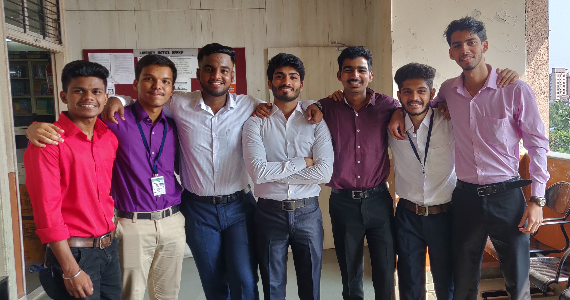
#> input picture IMG_20191005_102322.png, 570 x 300 px, given in place of IMG_20191005_102322.jpg, which was not available
$ jupyter execute Image_to_Sketch.ipynb   (text cells are left out)
#> lines starting #> are read from the running program, lines starting #| are printed output that depends on the picture; pictures that were not available may be replaced by others from this repository, and a replacement may not be noted
[cell 1]
from google.colab.patches import cv2_imshow

[cell 2]
import cv2

[cell 3]
from google.colab import drive
drive.mount('/content/drive')

[cell 4]
img = cv2.imread('/content/drive/MyDrive/IMG_20191005_102322.jpg', 1)
#> img is the input picture: shape (300, 570, 3); mean B, G, R 99.5, 94.8, 117.8
img = cv2.resize(img, (570, 300))

[cell 5]
cv2_imshow(img)

[cell 6]
img_gray = cv2.cvtColor(img, cv2.COLOR_BGR2GRAY)
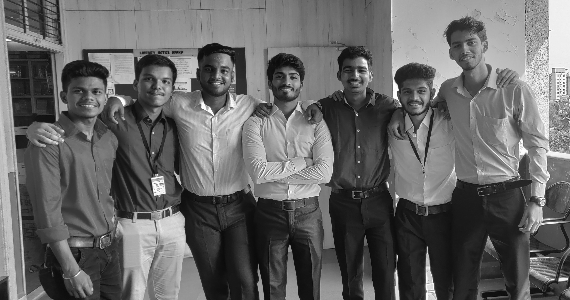
#> img_gray: shape (300, 570); min 4, max 255, mean 102.2

[cell 7]
cv2_imshow(img)

[cell 8]
img_invert = cv2.bitwise_not(img_gray)
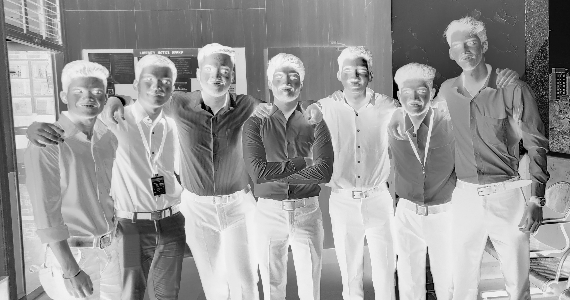
#> img_invert: shape (300, 570); min 0, max 251, mean 152.8

[cell 9]
cv2_imshow(img_invert)

[cell 10]
img_smoothing = cv2.GaussianBlur(img_invert, (21, 21),sigmaX=0, sigmaY=0)
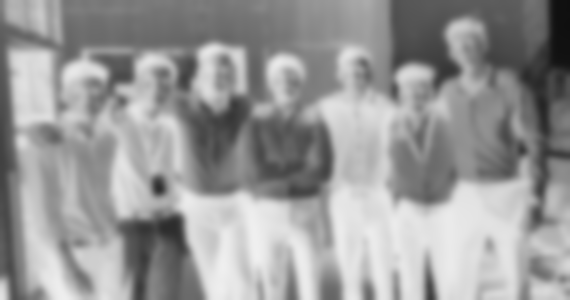
#> img_smoothing: shape (300, 570); min 15, max 240, mean 152.8

[cell 11]
cv2_imshow(img_smoothing)

[cell 12]
def dodgeV2(x, y):
  return cv2.divide(x, 255 - y, scale=256)
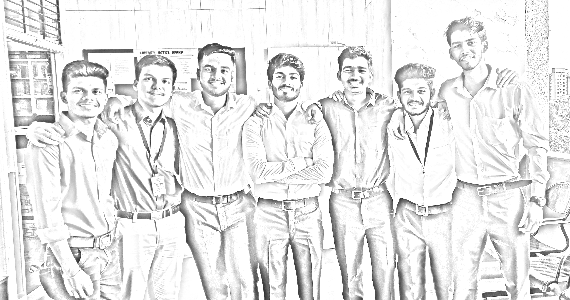
#> returned value: shape (300, 570); min 26, max 255, mean 231

[cell 13]
final_img = dodgeV2(img_gray, img_smoothing)

[cell 14]
final_img = cv2.copyMakeBorder(final_img, 1,1,1,1, cv2.BORDER_CONSTANT)
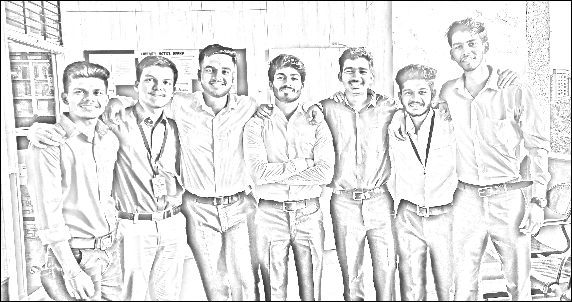
#> final_img: shape (302, 572); min 0, max 255, mean 228.7
cv2_imshow(final_img)
